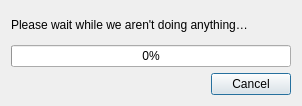
<?xml version="1.0" encoding="UTF-8"?>
<ui version="4.0">
 <class>Dialog</class>
 <widget class="QDialog" name="Dialog">
  <property name="geometry">
   <rect>
    <x>0</x>
    <y>0</y>
    <width>302</width>
    <height>106</height>
   </rect>
  </property>
  <property name="sizePolicy">
   <sizepolicy hsizetype="Fixed" vsizetype="Fixed">
    <horstretch>0</horstretch>
    <verstretch>0</verstretch>
   </sizepolicy>
  </property>
  <property name="maximumSize">
   <size>
    <width>302</width>
    <height>106</height>
   </size>
  </property>
  <property name="windowTitle">
   <string>Not doing anything</string>
  </property>
  <layout class="QVBoxLayout" name="verticalLayout">
   <item>
    <widget class="QLabel" name="label">
     <property name="text">
      <string>Please wait while we aren't doing anything…</string>
     </property>
    </widget>
   </item>
   <item>
    <widget class="QProgressBar" name="progressBar">
     <property name="value">
      <number>0</number>
     </property>
    </widget>
   </item>
   <item>
    <widget class="QDialogButtonBox" name="buttonBox">
     <property name="standardButtons">
      <set>QDialogButtonBox::Cancel</set>
     </property>
    </widget>
   </item>
  </layout>
 </widget>
 <resources/>
 <connections/>
</ui>
